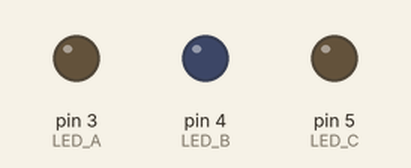
Simulated run of this sketch. Board: Arduino Uno, built with avr-gcc and run on an emulated ATmega328P. On the bench: output pins drawn as LEDs (lit = HIGH).

Above: at 1.2 s.
At 3.7 s:
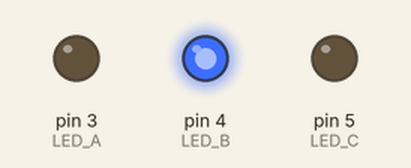
At 6.2 s:
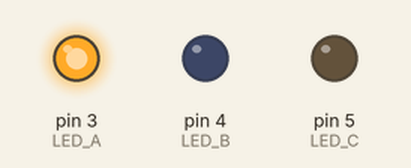
At 8.7 s:
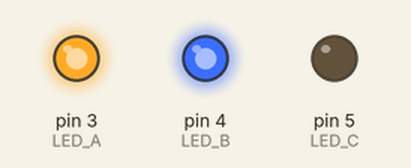
Timing chart, 0 to 13.0 s (numbered marks = the images above):
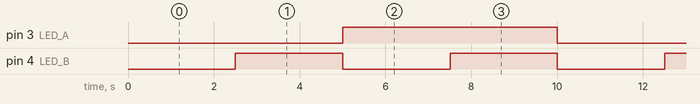

Measured:
- by itself, pin 3 (LED_A): alternates HIGH for 5.0 s and LOW for 5.0 s
- by itself, pin 4 (LED_B): alternates HIGH for 2.5 s and LOW for 2.5 s
- by itself, everything shown: repeats every 10.0 s, in 6 steps

The sketch:

multitaskin_rodri_del_video_yep_truco.ino
```cpp
#define LED_A 3
#define LED_B 4
#define LED_C 5
#define BOTON 6
#define ON 1
#define OFF 0
#define TRUE 1
#define FALSE 0


void setup() {
  // put your setup code here, to run once:
    pinMode(LED_A, OUTPUT);
    pinMode(LED_B, OUTPUT);
    pinMode(LED_C, OUTPUT);
}

void loop() {
  // put your main code here, to run repeatedly:
  loop_led_a();
  loop_led_b();
  loop_led_b();

}

void loop_led_a()
{
      static long ultimo_cambio = 0;
    static int Estado_LED = OFF;

    long hora = millis();

    if (hora - ultimo_cambio > 5000) {
        ultimo_cambio = hora;

        if (Estado_LED == ON) {
            digitalWrite(LED_A, LOW);
            Estado_LED = OFF;
        } else {
            digitalWrite(LED_A, HIGH);
            Estado_LED = ON;
        }
    }
}

void loop_led_b()
{
    static long ultimo_cambio = 0;
    static int Estado_LED = OFF;

    long hora = millis();

    if (hora - ultimo_cambio > 2500) {
        ultimo_cambio = hora;

        if (Estado_LED == ON) {
            digitalWrite(LED_B, LOW);
            Estado_LED = OFF;
        } else {
            digitalWrite(LED_B, HIGH);
            Estado_LED = ON;
        }
    }
}

void loop_led_c()
{
  digitalWrite(LED_C,digitalRead(BOTON));

}
```
